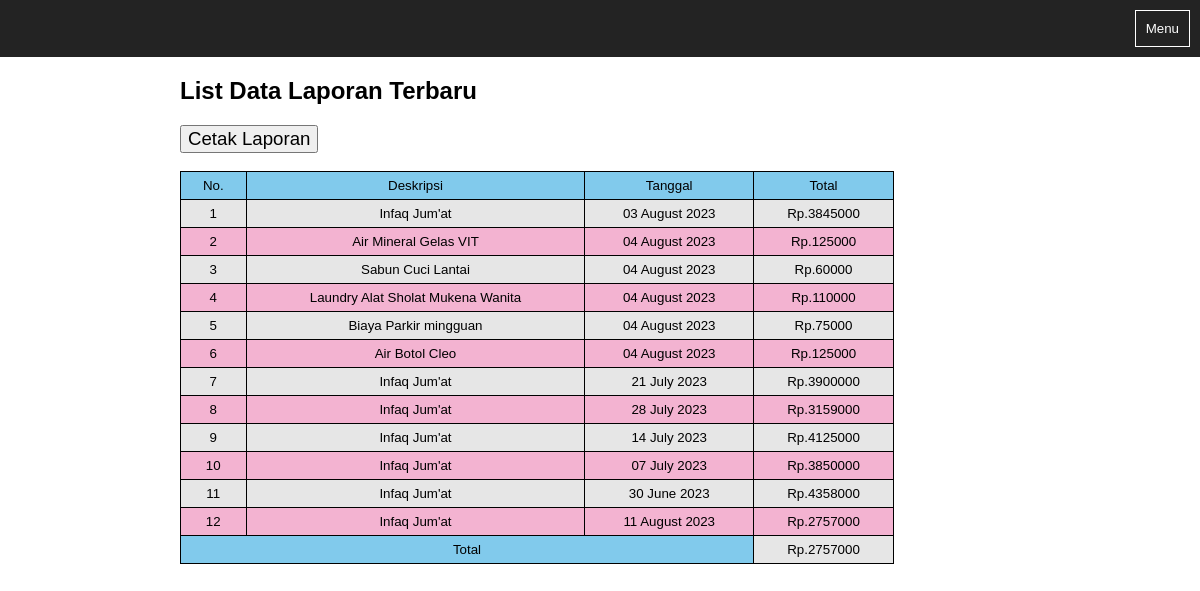
/admin/rekaplaporan.php, run on the app's committed database.
### tables this page shows
CREATE TABLE `rekapdata` (
  `id` int(11) NOT NULL,
  `deskripsi` varchar(255) NOT NULL,
  `tgl` date NOT NULL,
  `nominal` varchar(255) NOT NULL
);

### functions.php (called while the page is built, shortened)
<?php
    require 'koneksi.php';
    function query($query){
        global $conn;
        $result = mysqli_query($conn, $query);
        $rows = [];
        while ($row = mysqli_fetch_assoc($result) ){
            $rows[] = $row;
        }
        return $rows;
    }
?>

### admin/rekaplaporan.php (the view, shortened to what this page needs)
<?php
    require '../functions.php';
    $datalapor = query("SELECT*FROM rekapdata");
?>
<!DOCTYPE html>
<html lang="en">
  <head>
    <link rel="stylesheet" type="text/css" href="../style/style.css" />
  </head>
  <body class="adminPAGE">
   <header>
    <button class="tombolmenu">Menu</button>
	</header>
	<section class="maindsb">
			<h1>List Data Laporan Terbaru</h1>
            <button type="button"><a href="../admin/cetakadmin.php" class="cetak" target="_blank">Cetak Laporan</a></button>
            <br>
            <br>
        <table class="rekapadmin" border="1" cellpadding="10" cellspacing="0">
            <tr>
                <th>No.</th>
                <th>Deskripsi</th>
                <th>Tanggal</th>
                <th>Total</th>
            </tr>
            <?php $i = 1;  ?>
            <?php foreach($datalapor as $row) : ?>
            <tr>
                <td><?= $i; ?></th>
                <td><?= $row["deskripsi"] ?></td>
                <td><?=date("d F Y",strtotime($row["tgl"])); ?></td>
                <td>Rp.<?= $row["nominal"] ?></td>
            </tr>
            <?php $i++; ?>
            <?php endforeach; ?>
            <tr>
                <th colspan="3">Total</th>
                <td>
                    Rp.<?=
                        $row["nominal"];
                    ?>
                </td>
            </tr>
        </table>
	</section>
</body>
</html>

### style/style.css (style rules this page uses)
body.adminPAGE { font-family: Arial; margin: 0; padding: 0; height: 100%; }
header { background:#232323; padding:10px; color:#fff; font-family:"open sans"; overflow:hidden; margin: 0; }
.tombolmenu { float: right; background: transparent; padding: 10px; color: #fff; border: 1px solid #fff; cursor: pointer; }
.maindsb { padding:0; margin-left: 180px; }
.cekrekaptbladm, th { background-color: #62a5c2; color: black; font-weight: normal; vertical-align: center; text-align: center; }
.cekrekaptbl, th { background-color: #62a5c2; color: black; font-weight: normal; vertical-align: center; text-align: center; }
.cekrekapadm, th { background-color: #1ea4e2; color: black; font-weight: normal; vertical-align: center; text-align: center; }
.cetak { font-size: 14pt; font-style: normal; font-family: Arial; color: black; text-decoration: none; }
.rekapadmin { font-size: 10pt; border-collapse:collapse; width:70%; font-family: Arial; border: 1px solid black; }
.rekapadmin, th { background-color: #81caec; color: black; font-weight: normal; vertical-align: center; text-align: center; }
.rekapadmin th, .rekapadmin td { padding: 6px 12px; text-align: center; }
.rekapadmin tr { background-color: #ffffff88; color:rgb(0, 0, 0); }
.rekapadmin tr:nth-child(even) { background-color: #e6e6e6; color:black; text-align: center; }
.rekapadmin tr:nth-child(odd) { background-color: #f3b3d1; color:black; text-align: center; }

### data on the page
rekapdata: deskripsi "Infaq Jum'at", tgl "03 August 2023", nominal "3845000"
rekapdata: deskripsi "Air Mineral Gelas VIT", tgl "04 August 2023", nominal "125000"
rekapdata: deskripsi "Sabun Cuci Lantai", tgl "04 August 2023", nominal "60000"
rekapdata: deskripsi "Laundry Alat Sholat Mukena Wanita", tgl "04 August 2023", nominal "110000"
rekapdata: deskripsi "Biaya Parkir mingguan", tgl "04 August 2023", nominal "75000"
rekapdata: deskripsi "Air Botol Cleo", tgl "04 August 2023", nominal "125000"
rekapdata: deskripsi "Infaq Jum'at", tgl "21 July 2023", nominal "3900000"
rekapdata: deskripsi "Infaq Jum'at", tgl "28 July 2023", nominal "3159000"
rekapdata: deskripsi "Infaq Jum'at", tgl "14 July 2023", nominal "4125000"
rekapdata: deskripsi "Infaq Jum'at", tgl "07 July 2023", nominal "3850000"
rekapdata: deskripsi "Infaq Jum'at", tgl "30 June 2023", nominal "4358000"
rekapdata: deskripsi "Infaq Jum'at", tgl "11 August 2023", nominal "2757000"
